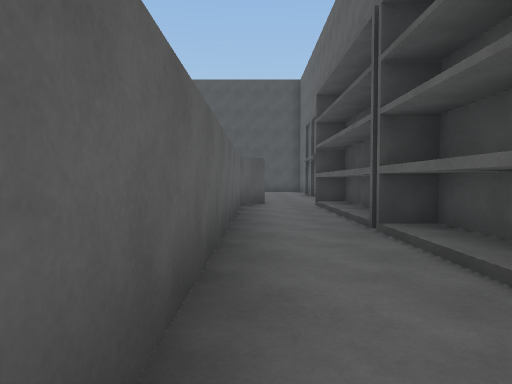
View 1 (above)

16 first-person views from a walk through a scene from a Unity 3-D project. The camera is 1.2 m above the floor, tilts 2° down and sees 75° across. The floor is counted in squares, 2 m on a side. Each view is taken from the middle of a square. On the plan, view 1 faces up. The plan holds only what a view shows up to about 10 squares ahead; the rest is blank.

View 2
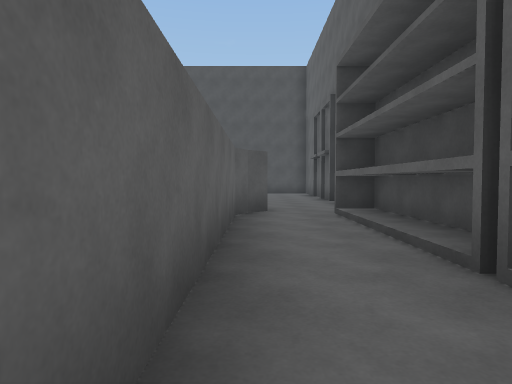

View 3
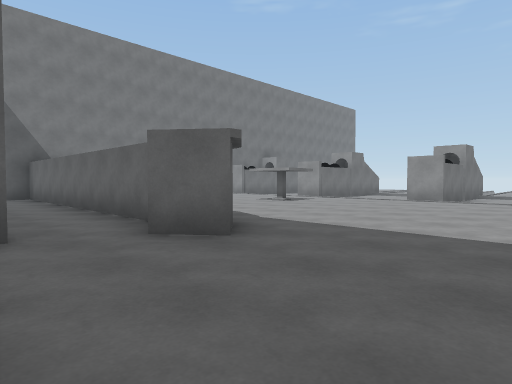

View 4
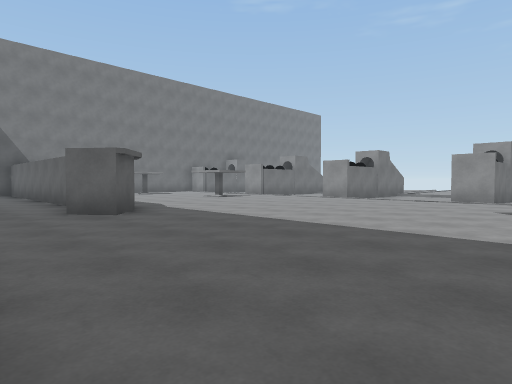

View 5
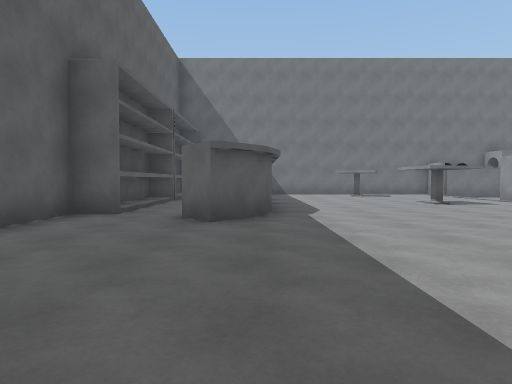

View 6
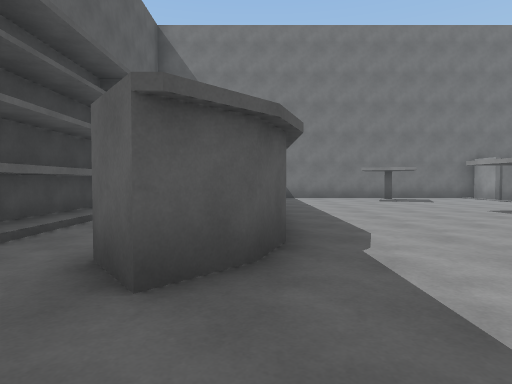

View 7
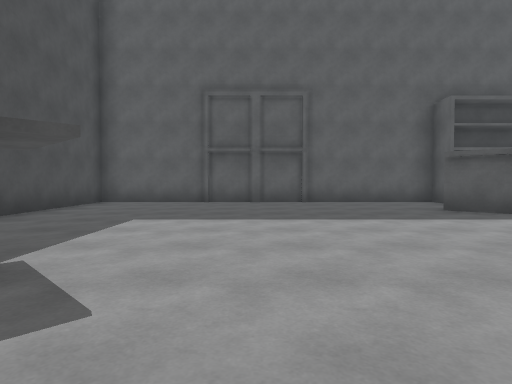

View 8
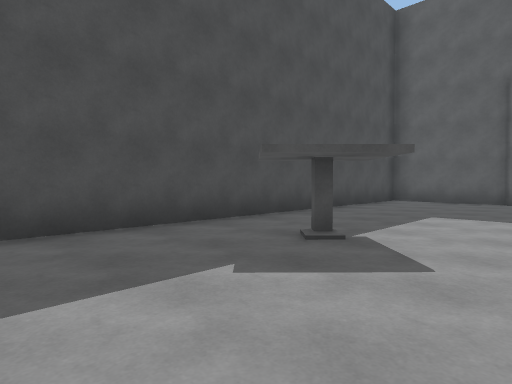

View 9
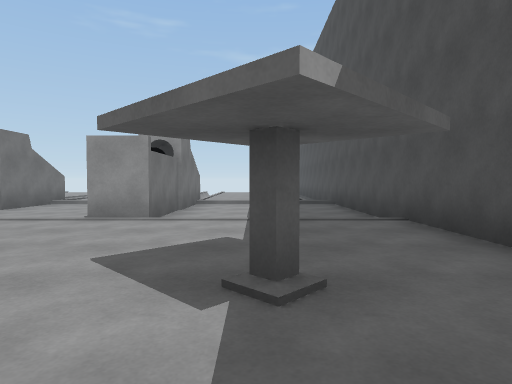

View 10
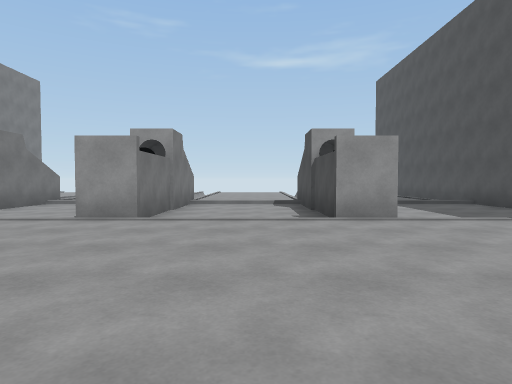

View 11
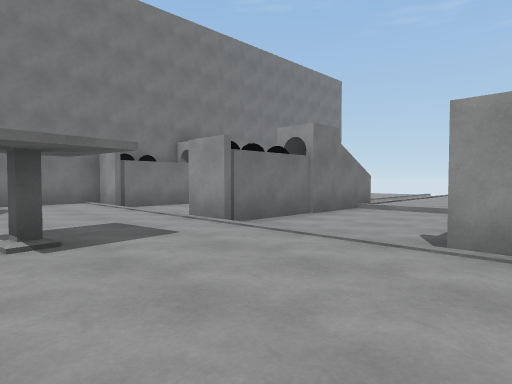

View 12
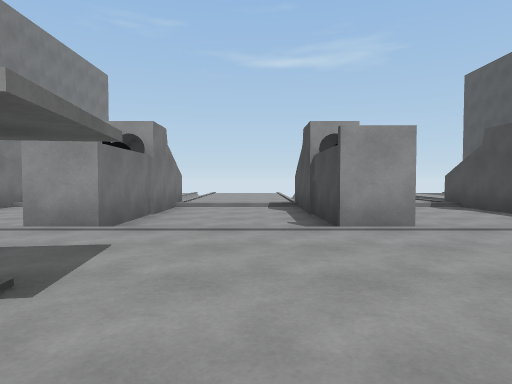

View 13
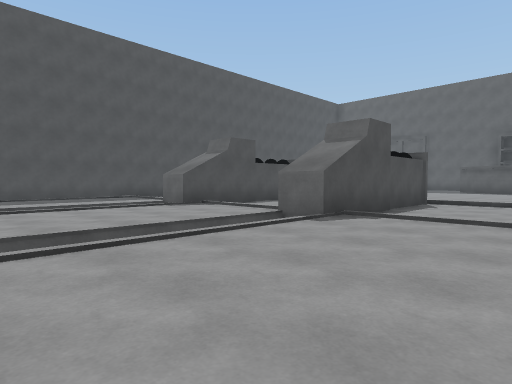

View 14
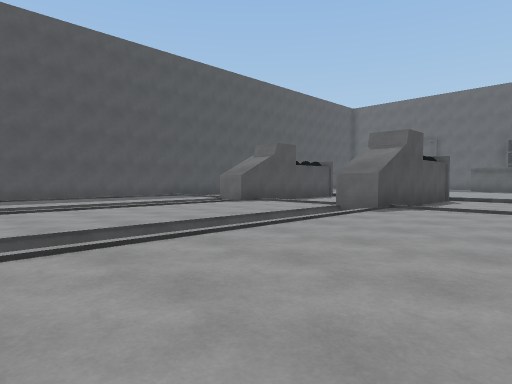

View 15
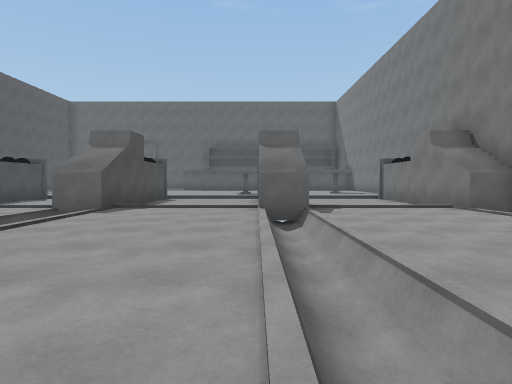

View 16
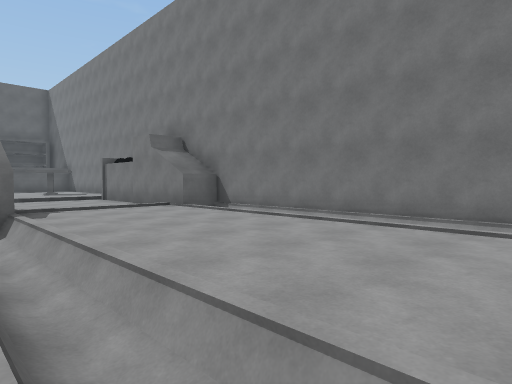

### Floor plan
Key: @ floor where view 1 was taken; # wall or solid block; . main floor; - floor 0.25 m lower than the main floor; / step, stairs or slope; v drop or lower ground; O other object.
Columns run from 20 left of view 1 to 3 right of it. Each row starts with its distance up from view 1.
 18        #################
 17   ###  #----/..........#
 16   .... .----/..........#
 15  .......----/..O.......#
 14  .......----/.........##
 13  vvvvvv###O /.........##
 12  .......----/..........#
 11  .......----/..........#
 10  .......----/..........#
  9  //////###OO/......##..#
  8 ///////###--/......#..##
  7 ........----/......#..#
  6 ........----/......#..#
  5 ///////###--/.O....#..#
  4 ///////#  OO/......#..#
  3 ........ ---/......#..#
  2 ........ ---/......#..#
  1 ........----/..O...#..
  0  ##########O/..    #@
 -1             ###    ##

Positions as (right, up) in squares from view 1, and headings:
1: (0, 0), facing up
2: (0, 2), facing up
3: (2, 12), facing down-left
4: (2, 15), facing down-left
5: (-1, 14), facing down
6: (-1, 11), facing down
7: (-7, 13), facing right
8: (-8, 13), facing up-right
9: (-3, 15), facing left
10: (-3, 11), facing left
11: (-5, 9), facing down-left
12: (-4, 7), facing left
13: (-18, 5), facing up-right
14: (-20, 5), facing up-right
15: (-20, 5), facing right
16: (-20, 5), facing down-right
